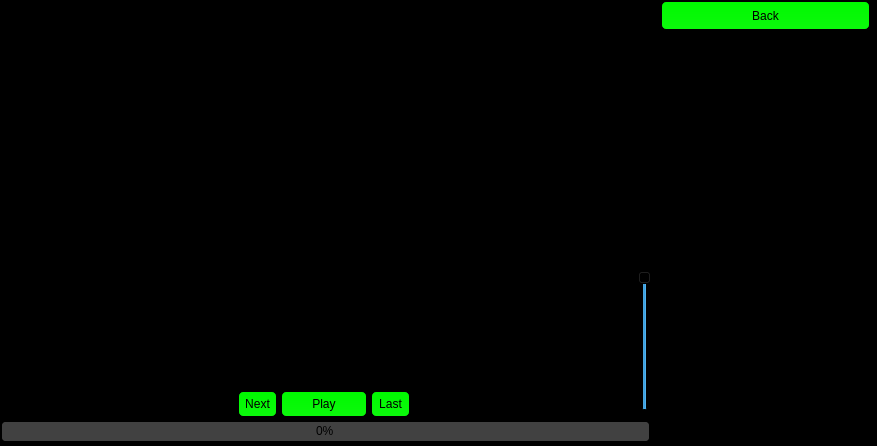
<?xml version="1.0" encoding="UTF-8"?>
<ui version="4.0">
 <class>MainWindow</class>
 <widget class="QMainWindow" name="MainWindow">
  <property name="geometry">
   <rect>
    <x>0</x>
    <y>0</y>
    <width>877</width>
    <height>446</height>
   </rect>
  </property>
  <property name="palette">
   <palette>
    <active>
     <colorrole role="WindowText">
      <brush brushstyle="SolidPattern">
       <color alpha="255">
        <red>255</red>
        <green>255</green>
        <blue>255</blue>
       </color>
      </brush>
     </colorrole>
     <colorrole role="Button">
      <brush brushstyle="SolidPattern">
       <color alpha="255">
        <red>0</red>
        <green>0</green>
        <blue>0</blue>
       </color>
      </brush>
     </colorrole>
     <colorrole role="Text">
      <brush brushstyle="SolidPattern">
       <color alpha="255">
        <red>255</red>
        <green>255</green>
        <blue>255</blue>
       </color>
      </brush>
     </colorrole>
     <colorrole role="ButtonText">
      <brush brushstyle="SolidPattern">
       <color alpha="255">
        <red>255</red>
        <green>255</green>
        <blue>255</blue>
       </color>
      </brush>
     </colorrole>
     <colorrole role="Base">
      <brush brushstyle="SolidPattern">
       <color alpha="255">
        <red>0</red>
        <green>0</green>
        <blue>0</blue>
       </color>
      </brush>
     </colorrole>
     <colorrole role="Window">
      <brush brushstyle="SolidPattern">
       <color alpha="255">
        <red>0</red>
        <green>0</green>
        <blue>0</blue>
       </color>
      </brush>
     </colorrole>
    </active>
    <inactive>
     <colorrole role="WindowText">
      <brush brushstyle="SolidPattern">
       <color alpha="255">
        <red>255</red>
        <green>255</green>
        <blue>255</blue>
       </color>
      </brush>
     </colorrole>
     <colorrole role="Button">
      <brush brushstyle="SolidPattern">
       <color alpha="255">
        <red>0</red>
        <green>0</green>
        <blue>0</blue>
       </color>
      </brush>
     </colorrole>
     <colorrole role="Text">
      <brush brushstyle="SolidPattern">
       <color alpha="255">
        <red>255</red>
        <green>255</green>
        <blue>255</blue>
       </color>
      </brush>
     </colorrole>
     <colorrole role="ButtonText">
      <brush brushstyle="SolidPattern">
       <color alpha="255">
        <red>255</red>
        <green>255</green>
        <blue>255</blue>
       </color>
      </brush>
     </colorrole>
     <colorrole role="Base">
      <brush brushstyle="SolidPattern">
       <color alpha="255">
        <red>0</red>
        <green>0</green>
        <blue>0</blue>
       </color>
      </brush>
     </colorrole>
     <colorrole role="Window">
      <brush brushstyle="SolidPattern">
       <color alpha="255">
        <red>0</red>
        <green>0</green>
        <blue>0</blue>
       </color>
      </brush>
     </colorrole>
    </inactive>
    <disabled>
     <colorrole role="WindowText">
      <brush brushstyle="SolidPattern">
       <color alpha="255">
        <red>255</red>
        <green>255</green>
        <blue>255</blue>
       </color>
      </brush>
     </colorrole>
     <colorrole role="Button">
      <brush brushstyle="SolidPattern">
       <color alpha="255">
        <red>0</red>
        <green>0</green>
        <blue>0</blue>
       </color>
      </brush>
     </colorrole>
     <colorrole role="Text">
      <brush brushstyle="SolidPattern">
       <color alpha="255">
        <red>255</red>
        <green>255</green>
        <blue>255</blue>
       </color>
      </brush>
     </colorrole>
     <colorrole role="ButtonText">
      <brush brushstyle="SolidPattern">
       <color alpha="255">
        <red>255</red>
        <green>255</green>
        <blue>255</blue>
       </color>
      </brush>
     </colorrole>
     <colorrole role="Base">
      <brush brushstyle="SolidPattern">
       <color alpha="255">
        <red>0</red>
        <green>0</green>
        <blue>0</blue>
       </color>
      </brush>
     </colorrole>
     <colorrole role="Window">
      <brush brushstyle="SolidPattern">
       <color alpha="255">
        <red>0</red>
        <green>0</green>
        <blue>0</blue>
       </color>
      </brush>
     </colorrole>
    </disabled>
   </palette>
  </property>
  <property name="windowTitle">
   <string>MainWindow</string>
  </property>
  <property name="accessibleName">
   <string/>
  </property>
  <property name="autoFillBackground">
   <bool>false</bool>
  </property>
  <property name="styleSheet">
   <string notr="true">QWidget{
background-color:black;
color:white;
}
QPushButton{
border: 2px solid ;
border-radius: 6px;
background-color: qlineargradient(x1: 0, y1: 0, x2: 0, y2: 1,stop: 0 #00F900, stop: 1 #0CF90C);
color:black;
}
QPushButton:pressed {
background-color: qlineargradient(x1: 0, y1: 0, x2: 0, y2: 1,stop: 0 #12B500, stop: 1 #13BE00);
}
QProgressBar{
border: 2px solid black;
border-radius: 5px;
background-color:#414141;
color:black;
text-align: center;
}
QProgressBar::chunk {
background-color:#00F900 ;
width: 20px;
}</string>
  </property>
  <property name="dockOptions">
   <set>QMainWindow::AllowTabbedDocks|QMainWindow::AnimatedDocks</set>
  </property>
  <property name="unifiedTitleAndToolBarOnMac">
   <bool>false</bool>
  </property>
  <widget class="QWidget" name="centralwidget">
   <widget class="QListView" name="FileView">
    <property name="geometry">
     <rect>
      <x>660</x>
      <y>30</y>
      <width>221</width>
      <height>411</height>
     </rect>
    </property>
    <property name="lineWidth">
     <number>0</number>
    </property>
    <property name="modelColumn">
     <number>0</number>
    </property>
   </widget>
   <widget class="QPushButton" name="PlayButton">
    <property name="geometry">
     <rect>
      <x>280</x>
      <y>390</y>
      <width>88</width>
      <height>28</height>
     </rect>
    </property>
    <property name="text">
     <string>Play</string>
    </property>
    <property name="autoDefault">
     <bool>true</bool>
    </property>
    <property name="default">
     <bool>true</bool>
    </property>
    <property name="flat">
     <bool>false</bool>
    </property>
   </widget>
   <widget class="QPushButton" name="NextButton">
    <property name="geometry">
     <rect>
      <x>370</x>
      <y>390</y>
      <width>41</width>
      <height>28</height>
     </rect>
    </property>
    <property name="text">
     <string>Last</string>
    </property>
   </widget>
   <widget class="QPushButton" name="LastButton">
    <property name="geometry">
     <rect>
      <x>237</x>
      <y>390</y>
      <width>41</width>
      <height>28</height>
     </rect>
    </property>
    <property name="text">
     <string>Next</string>
    </property>
   </widget>
   <widget class="QProgressBar" name="MusicTime">
    <property name="geometry">
     <rect>
      <x>0</x>
      <y>420</y>
      <width>651</width>
      <height>23</height>
     </rect>
    </property>
    <property name="value">
     <number>0</number>
    </property>
   </widget>
   <widget class="QSlider" name="VolumeSlider">
    <property name="geometry">
     <rect>
      <x>630</x>
      <y>270</y>
      <width>21</width>
      <height>141</height>
     </rect>
    </property>
    <property name="maximum">
     <number>100</number>
    </property>
    <property name="value">
     <number>100</number>
    </property>
    <property name="orientation">
     <enum>Qt::Vertical</enum>
    </property>
    <property name="tickPosition">
     <enum>QSlider::TicksAbove</enum>
    </property>
    <property name="tickInterval">
     <number>19</number>
    </property>
   </widget>
   <widget class="QPushButton" name="BackFileButton">
    <property name="geometry">
     <rect>
      <x>660</x>
      <y>0</y>
      <width>211</width>
      <height>31</height>
     </rect>
    </property>
    <property name="text">
     <string>Back</string>
    </property>
   </widget>
  </widget>
 </widget>
 <resources/>
 <connections/>
</ui>
